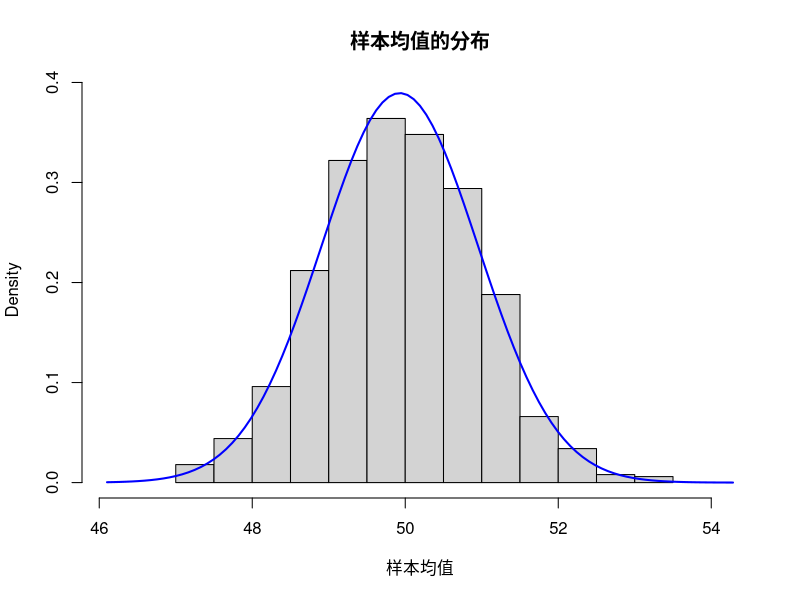

The R source for this figure:
## ---- chunk 1

knitr::opts_chunk$set(echo = FALSE, warning = FALSE, message = FALSE)
options(digits = 2)

## ---- chunk 2

# 1. 创建总体数据
population <- rnorm(1e5, mean = 50, sd = 10)

# 2. 创建模拟抽样的函数
simulate_sampling <- function(population, n, k) {
  sample_means <- numeric(k)
  for(i in 1:k) {
    sample <- sample(population, n)
    sample_means[i] <- mean(sample)
  }
  return(sample_means)
}

# 3. 模拟抽样过程
sample_means <- simulate_sampling(population, n = 100, k = 1000)

## ---- chunk 3

# 4. 创建样本分布的直方图
hist(sample_means, main = "样本均值的分布", xlab = "样本均值", freq = FALSE, 
     xlim = c(min(sample_means) - 1, max(sample_means) + 1), 
     ylim = c(0, max(density(sample_means)$y) + 0.01))

# 5. 计算样本均值的均值和标准差
mean_sample_means <- mean(sample_means)
sd_sample_means <- sd(sample_means)

# 6. 添加正态分布的拟合曲线
curve(dnorm(x, mean = mean_sample_means, sd = sd_sample_means), 
      col = "blue", lwd = 2, add = TRUE)

